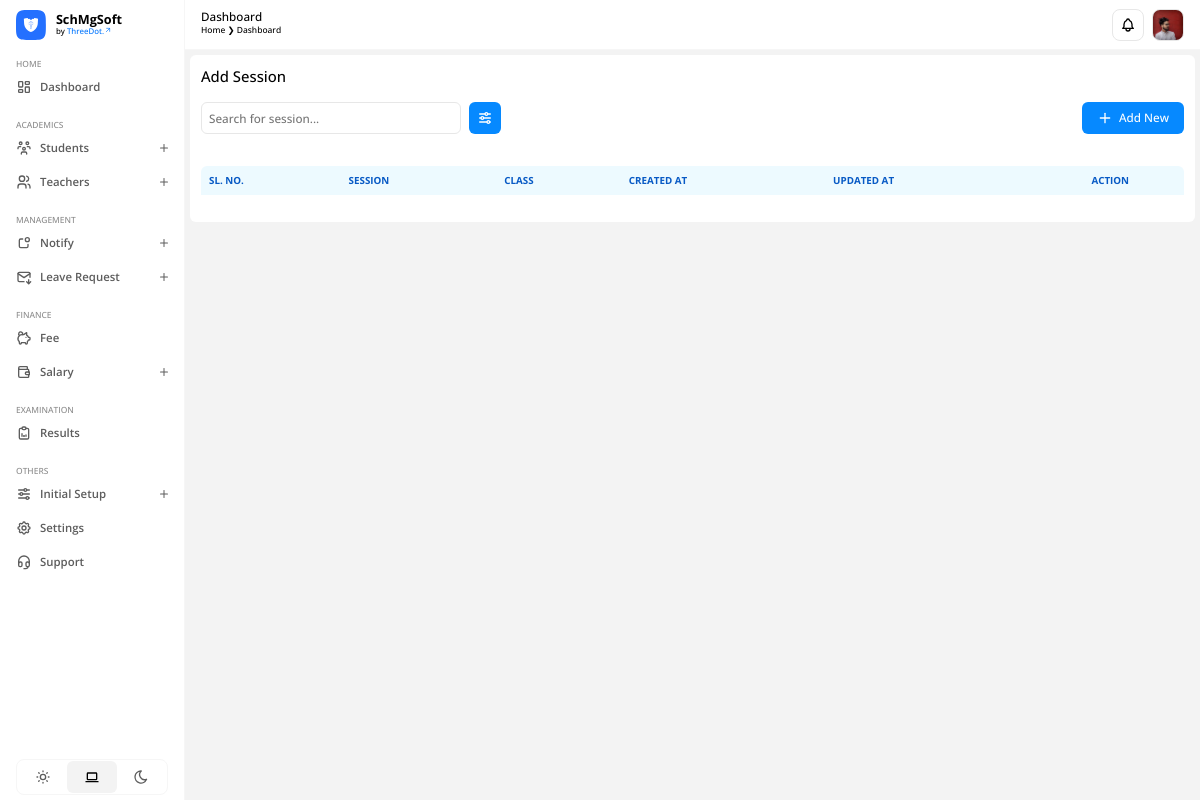
Before: /home/add-class/ (signed in) with the older database file.
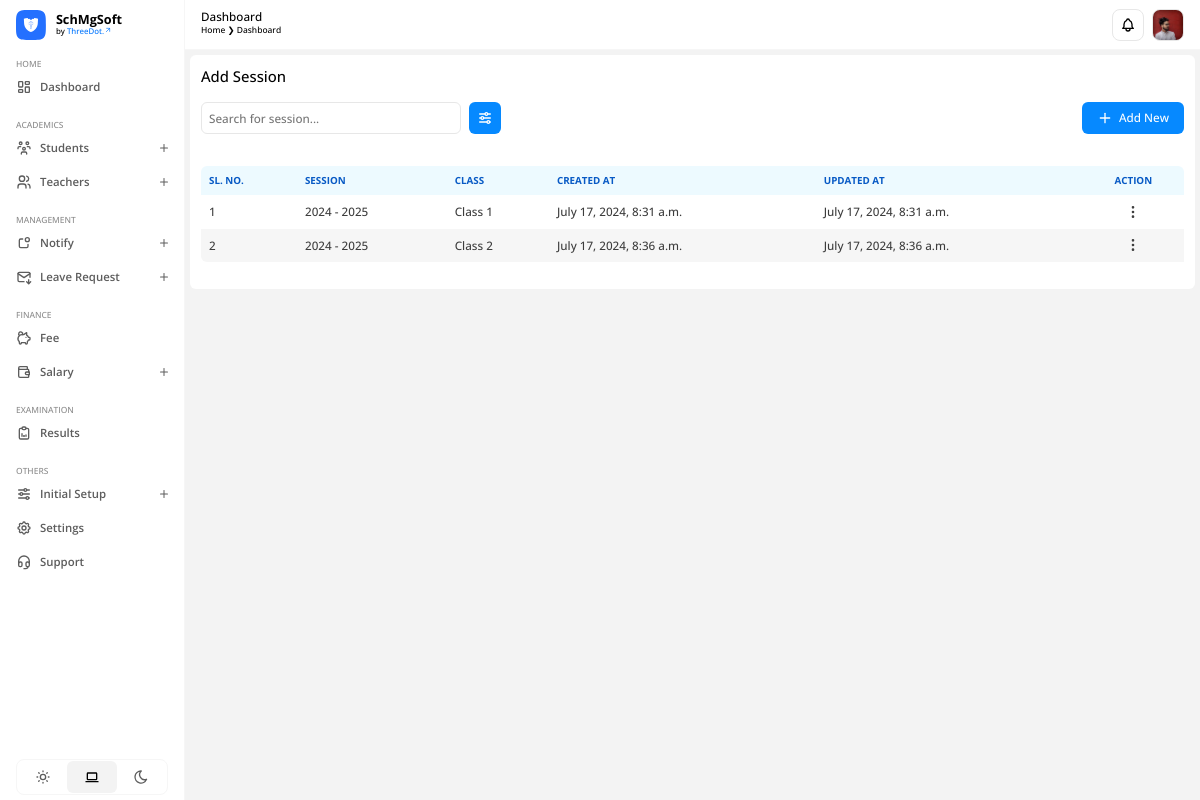
After: the same page with the newer database file.
### apps/home/models.py (models this page shows, shortened)
class Class(models.Model):
    session = models.ForeignKey(Session, on_delete=models.DO_NOTHING)
    class_name = models.CharField(max_length=100)
    created_at = models.DateTimeField(auto_now_add=True)
    updated_at = models.DateTimeField(auto_now=True)

class Session(models.Model):
    start_session = models.CharField(max_length=100)
    end_session = models.CharField(max_length=100)

### apps/home/views.py (the view, shortened to what this page needs)
# urls.py: path('add-class/', views.add_class, name='add-class'),
@login_required(login_url='/')
def add_class(request):
    classes = Class.objects.all()
    context = {
        'classes': classes
    }
    return render(request, 'add-class.html', context)

### apps/home/templates/add-class.html (shortened to what this page needs)
{% extends "base.html" %} {% load static %} {% block htmlhead %}
<link
  rel="stylesheet"
  type="text/css"
  href="{% static 'css/home/add-class.css' %}"
/>
{% endblock htmlhead %} {% block content %}
<div id="add-class-container">
  <h3>Add Session</h3>
  <div class="header">
    <div class="search-filter">
      <input
        type="text"
        name="search-input"
        id="search-input"
        placeholder="Search for session..."
      />
      <button>
      </button>
    </div>
    <span id="add-new-btn">
      <p>Add New</p>
    </span>
  </div>
  <div id="table-container">
    <table id="class-table">
      <thead>
        <tr>
          <th>SL. NO.</th>
          <th>SESSION</th>
          <th>CLASS</th>
          <th>CREATED AT</th>
          <th>UPDATED AT</th>
          <th style="text-align: center">ACTION</th>
        </tr>
      </thead>
      <tbody>
        {% for i in classes %}
        <tr>
          <td>{{ forloop.counter }}</td>
          <td>{{ i.session.start_session }} - {{ i.session.end_session }}</td>
          <td>{{ i.class_name }}</td>
          <td>{{ i.created_at }}</td>
          <td>{{ i.updated_at }}</td>
          <td
            style="
              text-align: center;
              display: flex;
              align-items: center;
              justify-content: center;
            "
          >
            <button class="action-btn">
            </button>
          </td>
        </tr>
        {% endfor %}
      </tbody>
    </table>
  </div>
</div>
{% include "add-class-form.html" %}
{% endblock %}

Changed rows visible on the page:
added Class: session.start_session "2024", session.end_session "2025", class_name "Class 1", created_at "July 17, 2024, 8:31 a.m.", updated_at "July 17, 2024, 8:31 a.m."
added Class: session.start_session "2024", session.end_session "2025", class_name "Class 2", created_at "July 17, 2024, 8:36 a.m.", updated_at "July 17, 2024, 8:36 a.m."
